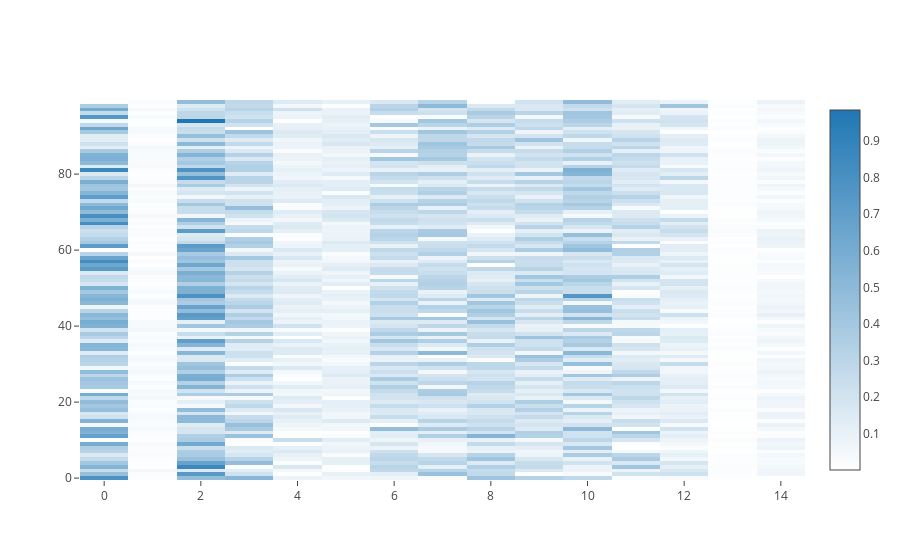

The code cell stored with this chart in its notebook:
### Code cell
trace = go.Heatmap(z=q_u_DF.iloc[:,1:].values,
                   x=q_u_DF.columns[1:].values,
                   y=q_u_DF.index.values,
                   colorscale=[[0.0, 'rgb(255,255,255)'], [1.0, 'rgb(31, 119, 180)']])

data=[trace]
iplot(data, filename='labelled-heatmap')

### Figure 1 — Plotly figure (JSON) as saved in the notebook; plotly's stock layout.template omitted (floating-point values rounded to 4 significant figures; data arrays with more than 128 entries replaced by an {"elided": "..."} marker saying what was removed)
{"data": [{"colorscale": [[0, "rgb(255,255,255)"], [1, "rgb(31, 119, 180)"]], "type": "heatmap", "uid": "99e99877-a32d-4918-8529-b97114cbc5dc", "x": ["0", "1", "2", "3", "4", "5", "6", "7", "8", "9", "10", "11", "12", "13", "14"], "y": [0, 1, 2, 3, 4, 5, 6, 7, 8, 9, 10, 11, 12, 13, 14, 15, 16, 17, 18, 19, 20, 21, 22, 23, 24, 25, 26, 27, 28, 29, 30, 31, 32, 33, 34, 35, 36, 37, 38, 39, 40, 41, 42, 43, 44, 45, 46, 47, 48, 49, 50, 51, 52, 53, 54, 55, 56, 57, 58, 59, 60, 61, 62, 63, 64, 65, 66, 67, 68, 69, 70, 71, 72, 73, 74, 75, 76, 77, 78, 79, 80, 81, 82, 83, 84, 85, 86, 87, 88, 89, 90, 91, 92, 93, 94, 95, 96, 97, 98, 99], "z": {"elided": "100x15 float values"}}], "layout": {}}
